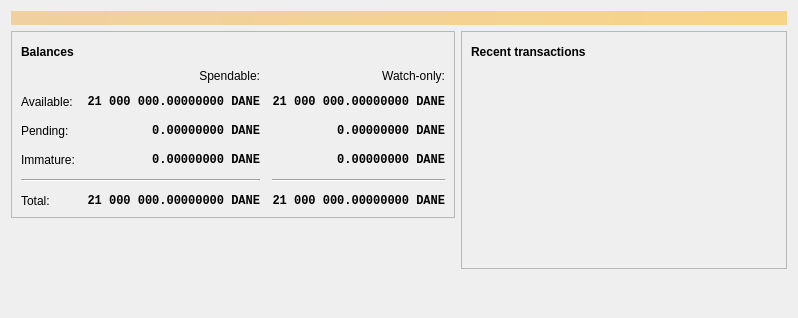
<?xml version="1.0" encoding="UTF-8"?>
<ui version="4.0">
 <class>OverviewPage</class>
 <widget class="QWidget" name="OverviewPage">
  <property name="geometry">
   <rect>
    <x>0</x>
    <y>0</y>
    <width>798</width>
    <height>318</height>
   </rect>
  </property>
  <property name="windowTitle">
   <string>Form</string>
  </property>
  <layout class="QVBoxLayout" name="topLayout">
   <item>
    <widget class="QLabel" name="labelAlerts">
     <property name="visible">
      <bool>false</bool>
     </property>
     <property name="styleSheet">
      <string notr="true">QLabel { background-color: qlineargradient(x1: 0, y1: 0, x2: 1, y2: 0, stop:0 #F0D0A0, stop:1 #F8D488); color:#000000; }</string>
     </property>
     <property name="wordWrap">
      <bool>true</bool>
     </property>
     <property name="margin">
      <number>3</number>
     </property>
     <property name="textInteractionFlags">
      <set>Qt::TextSelectableByMouse</set>
     </property>
    </widget>
   </item>
   <item>
    <layout class="QHBoxLayout" name="horizontalLayout" stretch="1,1">
     <item>
      <layout class="QVBoxLayout" name="verticalLayout_2">
       <item>
        <widget class="QFrame" name="frame">
         <property name="frameShape">
          <enum>QFrame::StyledPanel</enum>
         </property>
         <property name="frameShadow">
          <enum>QFrame::Raised</enum>
         </property>
         <layout class="QVBoxLayout" name="verticalLayout_4">
          <item>
           <layout class="QHBoxLayout" name="horizontalLayout_4">
            <item>
             <widget class="QLabel" name="label_5">
              <property name="font">
               <font>
                <weight>75</weight>
                <bold>true</bold>
               </font>
              </property>
              <property name="text">
               <string>Balances</string>
              </property>
             </widget>
            </item>
            <item>
             <widget class="QPushButton" name="labelWalletStatus">
              <property name="enabled">
               <bool>true</bool>
              </property>
              <property name="maximumSize">
               <size>
                <width>30</width>
                <height>16777215</height>
               </size>
              </property>
              <property name="toolTip">
               <string>The displayed information may be out of date. Your wallet automatically synchronizes with the Danecoin network after a connection is established, but this process has not completed yet.</string>
              </property>
              <property name="text">
               <string/>
              </property>
              <property name="icon">
               <iconset resource="../danecoin.qrc">
                <normaloff>:/icons/warning</normaloff>
                <disabledoff>:/icons/warning</disabledoff>:/icons/warning</iconset>
              </property>
              <property name="iconSize">
               <size>
                <width>24</width>
                <height>24</height>
               </size>
              </property>
              <property name="flat">
               <bool>true</bool>
              </property>
             </widget>
            </item>
            <item>
             <spacer name="horizontalSpacer_3">
              <property name="orientation">
               <enum>Qt::Horizontal</enum>
              </property>
              <property name="sizeHint" stdset="0">
               <size>
                <width>40</width>
                <height>20</height>
               </size>
              </property>
             </spacer>
            </item>
           </layout>
          </item>
          <item>
           <layout class="QGridLayout" name="gridLayout">
            <property name="spacing">
             <number>12</number>
            </property>
            <item row="2" column="2">
             <widget class="QLabel" name="labelWatchPending">
              <property name="font">
               <font>
                <family>Monospace</family>
                <weight>75</weight>
                <bold>true</bold>
               </font>
              </property>
              <property name="cursor">
               <cursorShape>IBeamCursor</cursorShape>
              </property>
              <property name="toolTip">
               <string>Unconfirmed transactions to watch-only addresses</string>
              </property>
              <property name="text">
               <string notr="true">0.00000000 DANE</string>
              </property>
              <property name="alignment">
               <set>Qt::AlignRight|Qt::AlignTrailing|Qt::AlignVCenter</set>
              </property>
              <property name="textInteractionFlags">
               <set>Qt::LinksAccessibleByMouse|Qt::TextSelectableByKeyboard|Qt::TextSelectableByMouse</set>
              </property>
             </widget>
            </item>
            <item row="2" column="1">
             <widget class="QLabel" name="labelUnconfirmed">
              <property name="font">
               <font>
                <family>Monospace</family>
                <weight>75</weight>
                <bold>true</bold>
               </font>
              </property>
              <property name="cursor">
               <cursorShape>IBeamCursor</cursorShape>
              </property>
              <property name="toolTip">
               <string>Total of transactions that have yet to be confirmed, and do not yet count toward the spendable balance</string>
              </property>
              <property name="text">
               <string notr="true">0.00000000 DANE</string>
              </property>
              <property name="alignment">
               <set>Qt::AlignRight|Qt::AlignTrailing|Qt::AlignVCenter</set>
              </property>
              <property name="textInteractionFlags">
               <set>Qt::LinksAccessibleByMouse|Qt::TextSelectableByKeyboard|Qt::TextSelectableByMouse</set>
              </property>
             </widget>
            </item>
            <item row="3" column="2">
             <widget class="QLabel" name="labelWatchImmature">
              <property name="font">
               <font>
                <family>Monospace</family>
                <weight>75</weight>
                <bold>true</bold>
               </font>
              </property>
              <property name="cursor">
               <cursorShape>IBeamCursor</cursorShape>
              </property>
              <property name="toolTip">
               <string>Mined balance in watch-only addresses that has not yet matured</string>
              </property>
              <property name="text">
               <string notr="true">0.00000000 DANE</string>
              </property>
              <property name="alignment">
               <set>Qt::AlignRight|Qt::AlignTrailing|Qt::AlignVCenter</set>
              </property>
              <property name="textInteractionFlags">
               <set>Qt::LinksAccessibleByMouse|Qt::TextSelectableByKeyboard|Qt::TextSelectableByMouse</set>
              </property>
             </widget>
            </item>
            <item row="4" column="0" colspan="2">
             <widget class="Line" name="line">
              <property name="orientation">
               <enum>Qt::Horizontal</enum>
              </property>
             </widget>
            </item>
            <item row="4" column="2">
             <widget class="Line" name="lineWatchBalance">
              <property name="sizePolicy">
               <sizepolicy hsizetype="Preferred" vsizetype="Fixed">
                <horstretch>0</horstretch>
                <verstretch>0</verstretch>
               </sizepolicy>
              </property>
              <property name="minimumSize">
               <size>
                <width>140</width>
                <height>0</height>
               </size>
              </property>
              <property name="orientation">
               <enum>Qt::Horizontal</enum>
              </property>
             </widget>
            </item>
            <item row="5" column="0">
             <widget class="QLabel" name="labelTotalText">
              <property name="text">
               <string>Total:</string>
              </property>
             </widget>
            </item>
            <item row="3" column="1">
             <widget class="QLabel" name="labelImmature">
              <property name="font">
               <font>
                <family>Monospace</family>
                <weight>75</weight>
                <bold>true</bold>
               </font>
              </property>
              <property name="cursor">
               <cursorShape>IBeamCursor</cursorShape>
              </property>
              <property name="toolTip">
               <string>Mined balance that has not yet matured</string>
              </property>
              <property name="text">
               <string notr="true">0.00000000 DANE</string>
              </property>
              <property name="alignment">
               <set>Qt::AlignRight|Qt::AlignTrailing|Qt::AlignVCenter</set>
              </property>
              <property name="textInteractionFlags">
               <set>Qt::LinksAccessibleByMouse|Qt::TextSelectableByKeyboard|Qt::TextSelectableByMouse</set>
              </property>
             </widget>
            </item>
            <item row="2" column="3">
             <spacer name="horizontalSpacer_2">
              <property name="orientation">
               <enum>Qt::Horizontal</enum>
              </property>
              <property name="sizeHint" stdset="0">
               <size>
                <width>40</width>
                <height>20</height>
               </size>
              </property>
             </spacer>
            </item>
            <item row="3" column="0">
             <widget class="QLabel" name="labelImmatureText">
              <property name="text">
               <string>Immature:</string>
              </property>
             </widget>
            </item>
            <item row="5" column="1">
             <widget class="QLabel" name="labelTotal">
              <property name="font">
               <font>
                <family>Monospace</family>
                <weight>75</weight>
                <bold>true</bold>
               </font>
              </property>
              <property name="cursor">
               <cursorShape>IBeamCursor</cursorShape>
              </property>
              <property name="toolTip">
               <string>Your current total balance</string>
              </property>
              <property name="text">
               <string notr="true">21 000 000.00000000 DANE</string>
              </property>
              <property name="alignment">
               <set>Qt::AlignRight|Qt::AlignTrailing|Qt::AlignVCenter</set>
              </property>
              <property name="textInteractionFlags">
               <set>Qt::LinksAccessibleByMouse|Qt::TextSelectableByKeyboard|Qt::TextSelectableByMouse</set>
              </property>
             </widget>
            </item>
            <item row="5" column="2">
             <widget class="QLabel" name="labelWatchTotal">
              <property name="font">
               <font>
                <family>Monospace</family>
                <weight>75</weight>
                <bold>true</bold>
               </font>
              </property>
              <property name="cursor">
               <cursorShape>IBeamCursor</cursorShape>
              </property>
              <property name="toolTip">
               <string>Current total balance in watch-only addresses</string>
              </property>
              <property name="text">
               <string notr="true">21 000 000.00000000 DANE</string>
              </property>
              <property name="alignment">
               <set>Qt::AlignRight|Qt::AlignTrailing|Qt::AlignVCenter</set>
              </property>
              <property name="textInteractionFlags">
               <set>Qt::LinksAccessibleByMouse|Qt::TextSelectableByKeyboard|Qt::TextSelectableByMouse</set>
              </property>
             </widget>
            </item>
            <item row="0" column="2">
             <widget class="QLabel" name="labelWatchonly">
              <property name="text">
               <string>Watch-only:</string>
              </property>
              <property name="alignment">
               <set>Qt::AlignRight|Qt::AlignTrailing|Qt::AlignVCenter</set>
              </property>
             </widget>
            </item>
            <item row="1" column="0">
             <widget class="QLabel" name="labelBalanceText">
              <property name="text">
               <string>Available:</string>
              </property>
             </widget>
            </item>
            <item row="1" column="1">
             <widget class="QLabel" name="labelBalance">
              <property name="font">
               <font>
                <family>Monospace</family>
                <weight>75</weight>
                <bold>true</bold>
               </font>
              </property>
              <property name="cursor">
               <cursorShape>IBeamCursor</cursorShape>
              </property>
              <property name="toolTip">
               <string>Your current spendable balance</string>
              </property>
              <property name="text">
               <string notr="true">21 000 000.00000000 DANE</string>
              </property>
              <property name="alignment">
               <set>Qt::AlignRight|Qt::AlignTrailing|Qt::AlignVCenter</set>
              </property>
              <property name="textInteractionFlags">
               <set>Qt::LinksAccessibleByMouse|Qt::TextSelectableByKeyboard|Qt::TextSelectableByMouse</set>
              </property>
             </widget>
            </item>
            <item row="1" column="2">
             <widget class="QLabel" name="labelWatchAvailable">
              <property name="font">
               <font>
                <family>Monospace</family>
                <weight>75</weight>
                <bold>true</bold>
               </font>
              </property>
              <property name="cursor">
               <cursorShape>IBeamCursor</cursorShape>
              </property>
              <property name="toolTip">
               <string>Your current balance in watch-only addresses</string>
              </property>
              <property name="text">
               <string notr="true">21 000 000.00000000 DANE</string>
              </property>
              <property name="alignment">
               <set>Qt::AlignRight|Qt::AlignTrailing|Qt::AlignVCenter</set>
              </property>
              <property name="textInteractionFlags">
               <set>Qt::LinksAccessibleByMouse|Qt::TextSelectableByKeyboard|Qt::TextSelectableByMouse</set>
              </property>
             </widget>
            </item>
            <item row="2" column="0">
             <widget class="QLabel" name="labelPendingText">
              <property name="text">
               <string>Pending:</string>
              </property>
             </widget>
            </item>
            <item row="0" column="1">
             <widget class="QLabel" name="labelSpendable">
              <property name="text">
               <string>Spendable:</string>
              </property>
              <property name="alignment">
               <set>Qt::AlignRight|Qt::AlignTrailing|Qt::AlignVCenter</set>
              </property>
             </widget>
            </item>
           </layout>
          </item>
         </layout>
        </widget>
       </item>
       <item>
        <spacer name="verticalSpacer">
         <property name="orientation">
          <enum>Qt::Vertical</enum>
         </property>
         <property name="sizeHint" stdset="0">
          <size>
           <width>20</width>
           <height>40</height>
          </size>
         </property>
        </spacer>
       </item>
      </layout>
     </item>
     <item>
      <layout class="QVBoxLayout" name="verticalLayout_3">
       <item>
        <widget class="QFrame" name="frame_2">
         <property name="frameShape">
          <enum>QFrame::StyledPanel</enum>
         </property>
         <property name="frameShadow">
          <enum>QFrame::Raised</enum>
         </property>
         <layout class="QVBoxLayout" name="verticalLayout">
          <item>
           <layout class="QHBoxLayout" name="horizontalLayout_2">
            <item>
             <widget class="QLabel" name="label_4">
              <property name="font">
               <font>
                <weight>75</weight>
                <bold>true</bold>
               </font>
              </property>
              <property name="text">
               <string>Recent transactions</string>
              </property>
             </widget>
            </item>
            <item>
             <widget class="QPushButton" name="labelTransactionsStatus">
              <property name="enabled">
               <bool>true</bool>
              </property>
              <property name="maximumSize">
               <size>
                <width>30</width>
                <height>16777215</height>
               </size>
              </property>
              <property name="toolTip">
               <string>The displayed information may be out of date. Your wallet automatically synchronizes with the Danecoin network after a connection is established, but this process has not completed yet.</string>
              </property>
              <property name="text">
               <string/>
              </property>
              <property name="icon">
               <iconset resource="../danecoin.qrc">
                <normaloff>:/icons/warning</normaloff>
                <disabledoff>:/icons/warning</disabledoff>:/icons/warning</iconset>
              </property>
              <property name="iconSize">
               <size>
                <width>24</width>
                <height>24</height>
               </size>
              </property>
              <property name="flat">
               <bool>true</bool>
              </property>
             </widget>
            </item>
            <item>
             <spacer name="horizontalSpacer">
              <property name="orientation">
               <enum>Qt::Horizontal</enum>
              </property>
              <property name="sizeHint" stdset="0">
               <size>
                <width>40</width>
                <height>20</height>
               </size>
              </property>
             </spacer>
            </item>
           </layout>
          </item>
          <item>
           <widget class="QListView" name="listTransactions">
            <property name="styleSheet">
             <string notr="true">QListView { background: transparent; }</string>
            </property>
            <property name="frameShape">
             <enum>QFrame::NoFrame</enum>
            </property>
            <property name="verticalScrollBarPolicy">
             <enum>Qt::ScrollBarAlwaysOff</enum>
            </property>
            <property name="horizontalScrollBarPolicy">
             <enum>Qt::ScrollBarAlwaysOff</enum>
            </property>
            <property name="selectionMode">
             <enum>QAbstractItemView::NoSelection</enum>
            </property>
           </widget>
          </item>
         </layout>
        </widget>
       </item>
       <item>
        <spacer name="verticalSpacer_2">
         <property name="orientation">
          <enum>Qt::Vertical</enum>
         </property>
         <property name="sizeHint" stdset="0">
          <size>
           <width>20</width>
           <height>40</height>
          </size>
         </property>
        </spacer>
       </item>
      </layout>
     </item>
    </layout>
   </item>
  </layout>
 </widget>
 <resources/>
 <connections/>
</ui>
